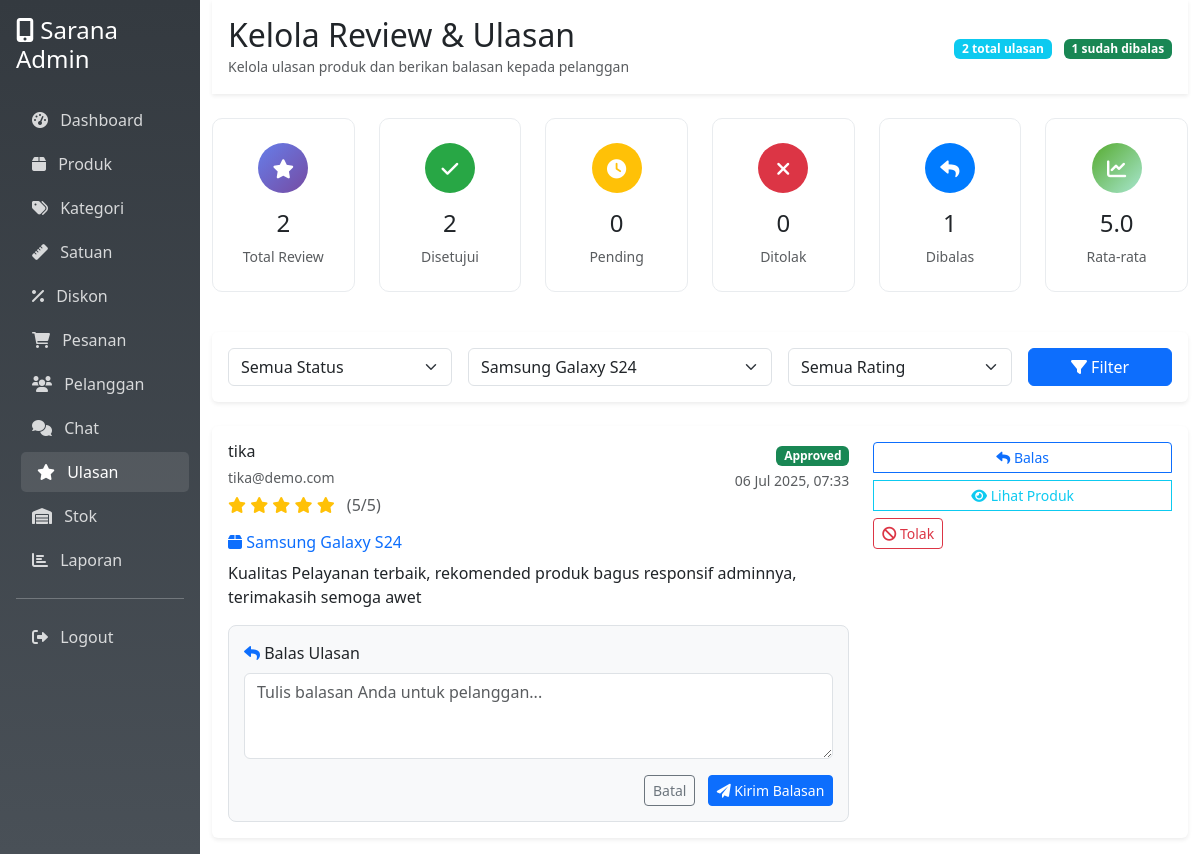
Screenshot of /admin/reviews.php?product=2 (signed in) with the database file from the repository.
### tables this page shows
CREATE TABLE `reviews` (
  `id` int NOT NULL,
  `user_id` int DEFAULT NULL,
  `product_id` int DEFAULT NULL,
  `rating` int DEFAULT NULL,
  `comment` text,
  `admin_reply` text,
  `admin_reply_date` timestamp NULL DEFAULT NULL,
  `replied_by` int DEFAULT NULL,
  `status` enum('approved','pending','rejected') DEFAULT 'pending',
  `created_at` timestamp NULL DEFAULT CURRENT_TIMESTAMP
);

CREATE TABLE `users` (
  `id` int NOT NULL,
  `name` varchar(100) NOT NULL,
  `email` varchar(100) NOT NULL,
  `password` varchar(255) NOT NULL,
  `phone` varchar(20) DEFAULT NULL,
  `address` text,
  `birth_date` date DEFAULT NULL,
  `gender` enum('male','female') DEFAULT NULL,
  `last_login` timestamp NULL DEFAULT NULL,
  `role` enum('admin','customer') DEFAULT 'customer',
  `created_at` timestamp NULL DEFAULT CURRENT_TIMESTAMP
);

CREATE TABLE `products` (
  `id` int NOT NULL,
  `category_id` int DEFAULT NULL,
  `unit_id` int DEFAULT NULL,
  `name` varchar(200) NOT NULL,
  `description` text,
  `price` decimal(12,2) NOT NULL,
  `stock` int DEFAULT '0',
  `weight` decimal(8,2) DEFAULT '0.00',
  `dimensions` varchar(50) DEFAULT NULL,
  `image` varchar(255) DEFAULT NULL,
  `status` enum('active','inactive') DEFAULT 'active',
  `created_at` timestamp NULL DEFAULT CURRENT_TIMESTAMP
);

### admin/reviews.php (the view, shortened to what the rows shown need)
<?php
$conn = getConnection();
$product_filter = isset($_GET['product']) ? $_GET['product'] : '';
$reviews_query = "
    SELECT r.*, u.name as user_name, u.email as user_email, p.name as product_name,
           admin.name as admin_name
    FROM reviews r
    LEFT JOIN users u ON r.user_id = u.id
    LEFT JOIN products p ON r.product_id = p.id
    LEFT JOIN users admin ON r.replied_by = admin.id
    WHERE 1=1
";
if (!empty($product_filter)) {
    $reviews_query .= " AND r.product_id = " . intval($product_filter);
}
$reviews_query .= " ORDER BY r.created_at DESC";
$reviews_result = mysqli_query($conn, $reviews_query);
?>
<!DOCTYPE html>
<html lang="id">
<head>
    <link href="https://cdnjs.cloudflare.com/ajax/libs/bootstrap/5.3.0/css/bootstrap.min.css" rel="stylesheet">
    <link href="https://cdnjs.cloudflare.com/ajax/libs/font-awesome/6.0.0/css/all.min.css" rel="stylesheet">
</head>
<body>
    <div class="container-fluid">
        <div class="row">
            <div class="col-md-9 col-lg-10">
                <div class="bg-white shadow-sm p-3 mb-4">
                    <div class="d-flex justify-content-between align-items-center">
                        <div>
                            <h2 class="mb-0">Kelola Review & Ulasan</h2>
                        </div>
                    </div>
                </div>
                <div class="row">
                    <?php if (mysqli_num_rows($reviews_result) > 0): ?>
                    <?php while ($review = mysqli_fetch_assoc($reviews_result)): ?>
                    <div class="col-12 mb-3">
                        <div
                            class="card review-card <?= $review['status'] ?> <?= $review['admin_reply'] ? 'has-reply' : '' ?> border-0 shadow-sm">
                            <div class="card-body">
                                <div class="row">
                                    <div class="col-lg-8">
                                        <div class="d-flex align-items-start mb-3">
                                            <div class="flex-grow-1">
                                                <h6 class="mb-1"><?= $review['user_name'] ?></h6>
                                                <small class="text-muted"><?= $review['user_email'] ?></small>
                                                <div class="rating-stars mt-1">
                                                    <?php for ($i = 1; $i <= 5; $i++): ?>
                                                    <i
                                                        class="<?= $i <= $review['rating'] ? 'fas' : 'far' ?> fa-star"></i>
                                                    <?php endfor; ?>
                                                    <span class="ms-2 text-muted">(<?= $review['rating'] ?>/5)</span>
                                                </div>
                                            </div>
                                            <div class="text-end">
                                                <span class="badge bg-<?=
                                                            $review['status'] == 'pending' ? 'warning' :
                                                            ($review['status'] == 'approved' ? 'success' : 'danger')
                                                        ?>">
                                                    <?= ucfirst($review['status']) ?>
                                                </span>
                                                <div class="small text-muted mt-1">
                                                    <?= date('d M Y, H:i', strtotime($review['created_at'])) ?>
                                                </div>
                                            </div>
                                        </div>
                                        <h6 class="text-primary mb-2">
                                            <i class="fas fa-box"></i> <?= $review['product_name'] ?>
                                        </h6>
                                        <div class="review-comment mb-3">
                                            <p class="mb-0"><?= nl2br(htmlspecialchars($review['comment'])) ?></p>
                                        </div>
                                        <div class="reply-form" id="reply-form-<?= $review['id'] ?>"
                                            style="display: <?= $review['admin_reply'] ? 'none' : 'block' ?>;">
                                            <form method="POST">
                                                <div class="mb-3">
                                                    <label class="form-label">
                                                        <i class="fas fa-reply text-primary"></i>
                                                        <?= $review['admin_reply'] ? 'Edit Balasan' : 'Balas Ulasan' ?>
                                                    </label>
                                                    <textarea class="form-control" name="admin_reply" rows="3"
                                                        placeholder="Tulis balasan Anda untuk pelanggan..."
                                                        required><?= $review['admin_reply'] ?></textarea>
                                                </div>
                                                <div class="text-end">
                                                    <button type="button" class="btn btn-outline-secondary btn-sm me-2"
                                                        onclick="toggleReplyForm(<?= $review['id'] ?>)">
                                                        Batal
                                                    </button>
                                                    <button type="submit" class="btn btn-primary btn-sm">
                                                        <i class="fas fa-paper-plane"></i>
                                                        <?= $review['admin_reply'] ? 'Update Balasan' : 'Kirim Balasan' ?>
                                                    </button>
                                                </div>
                                            </form>
                                        </div>
                                    </div>
                                    <div class="col-lg-4 text-end">
                                        <div class="btn-group-vertical w-100" role="group">
                                            <?php if (!$review['admin_reply']): ?>
                                            <button class="btn btn-outline-primary btn-sm mb-2"
                                                onclick="toggleReplyForm(<?= $review['id'] ?>)">
                                                <i class="fas fa-reply"></i> Balas
                                            </button>
                                            <?php endif; ?>
                                            <a href="../product_detail.php?id=<?= $review['product_id'] ?>#reviews"
                                                class="btn btn-outline-info btn-sm mb-2" target="_blank">
                                                <i class="fas fa-eye"></i> Lihat Produk
                                            </a>
                                            <?php if ($review['status'] != 'pending'): ?>
                                            <div class="btn-group mb-2">
                                                <?php if ($review['status'] == 'approved'): ?>
                                                <form method="POST" class="d-inline">
                                                    <button type="submit" class="btn btn-outline-danger btn-sm"
                                                        onclick="return confirm('Tolak review yang sudah disetujui?')">
                                                        <i class="fas fa-ban"></i> Tolak
                                                    </button>
                                                </form>
                                                <?php endif; ?>
                                            </div>
                                            <?php endif; ?>
                                        </div>
                                    </div>
                                </div>
                            </div>
                        </div>
                    </div>
                    <?php endwhile; ?>
                    <?php endif; ?>
                </div>
            </div>
        </div>
    </div>
</body>
</html>

### rows the page displays
reviews: user.name "tika", user.email "tika@demo.com", rating "5", status "Approved", created_at "06 Jul 2025, 07:33", product.name "Samsung Galaxy S24", comment "Kualitas Pelayanan terbaik, rekomended produk bagus responsif adminnya, terimakasih semoga awet", shows "Balas Ulasan", shows "Kirim Balasan"

### other values shown
$stats['total_reviews'] "2"
$stats['replied_reviews'] "1"
$stats['approved_reviews'] "2"
$stats['pending_reviews'] "0"
$stats['rejected_reviews'] "0"
$stats['avg_rating'] "5.0"
form field product "Samsung Galaxy S24"
